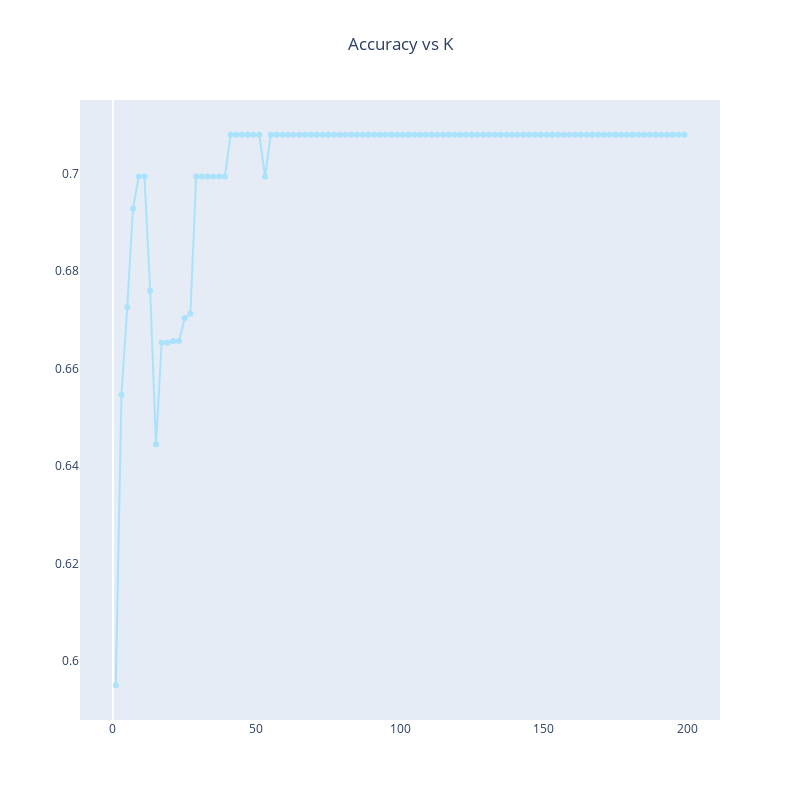

The notebook cell saved with this chart:
### Code cell
fig = go.Figure()
fig.add_trace(
    go.Scatter(
        x=[i[0] for i in l],
        y=[i[1] for i in l],
        mode="lines+markers",
        marker_color="rgb(171, 226, 251)",
    )
)
fig.update_layout(
    title="Accuracy vs K",
    title_x=0.5,
    width=800,
    height=800,
    xaxis_showgrid=False,
    yaxis_showgrid=False,
)
fig.show()
